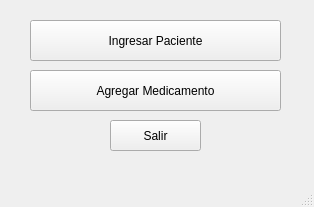
<?xml version="1.0" encoding="UTF-8"?>
<ui version="4.0">
 <class>MainWindow</class>
 <widget class="QMainWindow" name="MainWindow">
  <property name="geometry">
   <rect>
    <x>0</x>
    <y>0</y>
    <width>314</width>
    <height>207</height>
   </rect>
  </property>
  <property name="windowTitle">
   <string>MainWindow</string>
  </property>
  <widget class="QWidget" name="centralwidget">
   <widget class="QPushButton" name="boton_ingresar">
    <property name="geometry">
     <rect>
      <x>30</x>
      <y>20</y>
      <width>251</width>
      <height>41</height>
     </rect>
    </property>
    <property name="text">
     <string>Ingresar Paciente</string>
    </property>
   </widget>
   <widget class="QPushButton" name="boton_salir">
    <property name="geometry">
     <rect>
      <x>110</x>
      <y>120</y>
      <width>91</width>
      <height>31</height>
     </rect>
    </property>
    <property name="text">
     <string>Salir</string>
    </property>
   </widget>
   <widget class="QPushButton" name="boton_agregar">
    <property name="geometry">
     <rect>
      <x>30</x>
      <y>70</y>
      <width>251</width>
      <height>41</height>
     </rect>
    </property>
    <property name="text">
     <string>Agregar Medicamento</string>
    </property>
   </widget>
  </widget>
  <widget class="QMenuBar" name="menubar">
   <property name="geometry">
    <rect>
     <x>0</x>
     <y>0</y>
     <width>314</width>
     <height>21</height>
    </rect>
   </property>
  </widget>
  <widget class="QStatusBar" name="statusbar"/>
 </widget>
 <resources/>
 <connections>
  <connection>
   <sender>boton_salir</sender>
   <signal>clicked()</signal>
   <receiver>MainWindow</receiver>
   <slot>close()</slot>
   <hints>
    <hint type="sourcelabel">
     <x>183</x>
     <y>163</y>
    </hint>
    <hint type="destinationlabel">
     <x>253</x>
     <y>150</y>
    </hint>
   </hints>
  </connection>
 </connections>
</ui>
